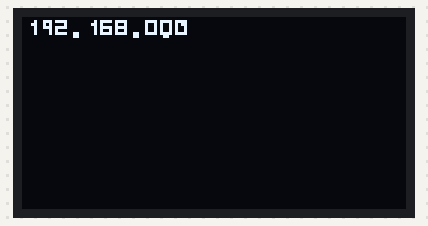
A sketch run on a simulated Arduino Uno, built for the host (arithmetic inside an expression is 32-bit, double 64-bit). On the bench: 128×64 one-colour display. WiFi joins after 1.5 s; servers stay silent unless stated; the display library's start-up logo is not drawn; what the sketch prints to the serial monitor is not drawn.

Above: at 5.92 s.

The sketch:

ArduinoDisplayWebServer.ino
```cpp
/*
   Alumno: Salcedo Morales Jose Manuel (13211419)
   Web Server para arduino.
*/

/*
  Web Server

  A simple web server that shows the value of the analog input pins.
  using an Arduino Wiznet Ethernet shield.

  Circuit:
   Ethernet shield attached to pins 10, 11, 12, 13
   Analog inputs attached to pins A0 through A5 (optional)

  created 18 Dec 2009
  by David A. Mellis
  modified 9 Apr 2012
  by Tom Igoe
  modified 02 Sept 2015
  by Arturo Guadalupi

*/

// CONFIGURACION DISPLAY.
/*
   PINES:
   VCC a 5V
   GND a GND
   SCL a A5
   SDA a A4
*/

#include <SPI.h>
#include <Wire.h>
#include <Adafruit_GFX.h>
#include <Adafruit_SSD1306.h>

#define OLED_RESET 4
Adafruit_SSD1306 display(OLED_RESET);

#define NUMFLAKES 10
#define XPOS 0
#define YPOS 1
#define DELTAY 2

#define LOGO16_GLCD_HEIGHT 16
#define LOGO16_GLCD_WIDTH  16
static const unsigned char PROGMEM logo16_glcd_bmp[] =
{ B00000000, B11000000,
  B00000001, B11000000,
  B00000001, B11000000,
  B00000011, B11100000,
  B11110011, B11100000,
  B11111110, B11111000,
  B01111110, B11111111,
  B00110011, B10011111,
  B00011111, B11111100,
  B00001101, B01110000,
  B00011011, B10100000,
  B00111111, B11100000,
  B00111111, B11110000,
  B01111100, B11110000,
  B01110000, B01110000,
  B00000000, B00110000
};

#define SSD1306_LCDHEIGHT 64
#if (SSD1306_LCDHEIGHT != 64)
#error("Height incorrect, please fix Adafruit_SSD1306.h!");
#endif


// CONFIGURACION ETHERNET.
#include <SPI.h>
#include <Ethernet.h>

// Enter a MAC address for your controller below.
// Newer Ethernet shields have a MAC address printed on a sticker on the shield
byte mac[] = {
  0x00, 0xAA, 0xBB, 0xCC, 0xDE, 0x02
};

// Initialize the Ethernet client library
// with the IP address and port of the server
// that you want to connect to (port 80 is default for HTTP):
EthernetClient client;

// Initialize the Ethernet server library
// with the IP address and port you want to use
// (port 80 is default for HTTP):
EthernetServer server(80);

// CONSTANTES.
const String USUARIO = "Salcedo Morales Jose Manuel (13211419)";
const byte COLUMNAS_PARA_DIGITO = 4;
const byte FILAS_PARA_DIGITO = 5;

void setup() {
  // Open serial communications and wait for port to open:
  Serial.begin(9600);

  // CONFIGURACION DISPLAY.
  // Por defecto generar 3.3 Volts.
  display.begin(SSD1306_SWITCHCAPVCC, 0x3C);  // initialize with the I2C addr 0x3D (for the 128x64)

  // Desplegar la imagen de adafruit.
  display.display();
  delay(2000);

  // Limpiar el buffer del display.
  display.clearDisplay();

  // Mostrar el buffer en el hardware.
  display.display();
  delay(2000);
  //display.clearDisplay();

  // CONFIGURACION IP.
  // Indicar necesidad de espera de puerto serial.
  Serial.println("Por favor, espere la conexion serial...");
  while (!Serial) {
    ; // wait for serial port to connect. Needed for native USB port only
  }

  // start the Ethernet connection:
  if (Ethernet.begin(mac) == 0) {
    Serial.println("Fallo al configurar Ethernet con DHCP");
    // no point in carrying on, so do nothing forevermore:
    for (;;)
      ;
  }
  // print your local IP address:
  printIPAddress();

  // start the Ethernet connection and the server:
  server.begin();

  // Descomentar si hay una tarjeta SD conectada.
  //pinMode(4, OUTPUT);
  //digitalWrite(4, HIGH);
}


void loop() {
  // listen for incoming clients
  EthernetClient client = server.available();
  if (client) {
    Serial.println("Nuevo cliente.");
    // an http request ends with a blank line
    boolean currentLineIsBlank = true;
    while (client.connected()) {
      if (client.available()) {
        char c = client.read();
        Serial.write(c);
        // if you've gotten to the end of the line (received a newline
        // character) and the line is blank, the http request has ended,
        // so you can send a reply
        if (c == '\n' && currentLineIsBlank) {
          // send a standard http response header
          client.println("HTTP/1.1 200 OK");
          client.println("Content-Type: text/html");
          client.println("Connection: close");  // the connection will be closed after completion of the response
          client.println("Refresh: 5");  // refresh the page automatically every 5 sec
          client.println();
          client.println("<!DOCTYPE HTML>");
          client.println("<html>");

          // Desplegar el nombre de quien programo el servidor.
          client.print("<p>Creador del web server: " + USUARIO + "</p>");

          // output the value of each analog input pin
          for (int analogChannel = 0; analogChannel < 6; analogChannel++) {
            int sensorReading = analogRead(analogChannel);
            client.print("Ingreso analogo ");
            client.print(analogChannel);
            client.print(" es ");
            client.print(sensorReading);
            client.println("<br />");
          }
          client.println("</html>");
          break;
        }
        if (c == '\n') {
          // you're starting a new line
          currentLineIsBlank = true;
        } else if (c != '\r') {
          // you've gotten a character on the current line
          currentLineIsBlank = false;
        }
      }
    }
    // give the web browser time to receive the data
    delay(1);
    // close the connection:
    client.stop();
    Serial.println("Cliente desconectado.");
  }
}

void printIPAddress()
{
  // Definir cuantos numeros pueden haber en una ip.
  const byte CANTIDAD_NUMEROS_IP = 4;

  // Definir cuantos pixeles avanzar con respecto a las columnas dadas para un digito.
  const byte incrementoX = COLUMNAS_PARA_DIGITO + 1;

  // Guardar por cada byte la cantidad de pixeles a avanzar de acuerdo a la cantidad de digitos en
  // el byte de la ip.
  byte coordenadaX = 1;
  // Definir en que coordenada "Y" escribir la ip.
  const byte coordenadaY = 1;

  // Limpiar el contenido actual del display.
  display.clearDisplay();

  Serial.print("Mi direccion IP es: ");
  for (byte byteIp = 0; byteIp < CANTIDAD_NUMEROS_IP; byteIp++) {
    // Obtener el numero actual.
    const byte numeroIp = Ethernet.localIP()[byteIp];
    const String numeroIpTexto = String(numeroIp);

    // Desplegar en serial el valor de cada byte de la direccion IP.
    Serial.print(numeroIp, DEC);
    Serial.print(".");

    // Desplegar en display el numero actual.
    DesplegarNumeroIpEnDisplay(numeroIp, coordenadaX, coordenadaY, incrementoX);

    // Cambiar la coordenada "X" de acuerdo a la cantidad de digitos desplegados en el display.
    const byte digitosIp = numeroIpTexto.length();
    coordenadaX += incrementoX * digitosIp;
    DesplegarPunto(coordenadaX, coordenadaY);
    coordenadaX += incrementoX;
  }

  Serial.println();
  delay(2000);
}

DesplegarIpEnDisplay(const String direccionIp, const byte coordenadaX, const byte coordenadaY)
{
}

void DesplegarNumeroIpEnDisplay(const byte numeroIp, const byte coordenadaX, const byte coordenadaY,
                                const byte incrementoX)
{
  // Definir numero al cual siempre reducir de tamano para obtener un digito al cual desplegar.
  byte numeroActual = numeroIp;

  // Definir la posicion de pixeles para coordenadas X.
  byte agregarColumnas = 0;

  // Desplegar en pantalla cada digito del numero dado.
  for (byte divisor = 100; divisor > 0; divisor /= 10) {
    // Definir digito a desplegar.
    const byte digitoDesplegar = numeroActual / divisor;
    DesplegarDigito(digitoDesplegar, coordenadaX + agregarColumnas, coordenadaY);

    // Cambiar el numero actual quitando el digito mas significativo.
    numeroActual %= divisor;
    // Preparar la coordenada X en donde desplegar el siguiente digito.
    agregarColumnas += incrementoX;
  }
}

// Desplegar un numero deseado.
void DesplegarDigito(const byte digito, const byte coordenadaX, const byte coordenadaY)
{
  // Definir cantidad de filas y columnas permitidas para un digito.
  const byte numeroFilas = FILAS_PARA_DIGITO;
  const byte numeroColumnas = COLUMNAS_PARA_DIGITO;

  // Continuar si el numero es de un solo digito.
  if (digito >= 0 && digito <= 9) {

    // De acuerdo al digito recibido, definir si dibujar o un un pixel en cada fila con columna.
    switch (digito) {
      case 0: {
          const byte coordenadas[numeroFilas][numeroColumnas] = {
            {1, 1, 1, 1},
            {1, 0, 0, 1},
            {1, 0, 0, 1},
            {1, 0, 0, 1},
            {1, 1, 1, 1}
          };

          DesplegarDigitoEnDisplay(coordenadas, coordenadaX, coordenadaY);
        }
        break;

      case 1: {
          const byte coordenadas[numeroFilas][numeroColumnas] = {
            {0, 0, 0, 1},
            {0, 0, 1, 1},
            {0, 0, 0, 1},
            {0, 0, 0, 1},
            {0, 0, 0, 1}
          };

          DesplegarDigitoEnDisplay(coordenadas, coordenadaX, coordenadaY);
        }
        break;

      case 2: {
          const byte coordenadas[numeroFilas][numeroColumnas] = {
            {1, 1, 1, 1},
            {0, 0, 0, 1},
            {1, 1, 1, 1},
            {1, 0, 0, 0},
            {1, 1, 1, 1}
          };

          DesplegarDigitoEnDisplay(coordenadas, coordenadaX, coordenadaY);
        }
        break;

      case 3: {
          const byte coordenadas[numeroFilas][numeroColumnas] = {
            {1, 1, 1, 1},
            {0, 0, 0, 1},
            {1, 1, 1, 1},
            {0, 0, 0, 1},
            {1, 1, 1, 1}
          };

          DesplegarDigitoEnDisplay(coordenadas, coordenadaX, coordenadaY);
        }
        break;

      case 4: {
          const byte coordenadas[numeroFilas][numeroColumnas] = {
            {1, 0, 0, 1},
            {1, 0, 0, 1},
            {1, 1, 1, 1},
            {0, 0, 0, 1},
            {0, 0, 0, 1}
          };

          DesplegarDigitoEnDisplay(coordenadas, coordenadaX, coordenadaY);
        }
        break;

      case 5: {
          const byte coordenadas[numeroFilas][numeroColumnas] = {
            {1, 1, 1, 1},
            {1, 0, 0, 0},
            {1, 1, 1, 1},
            {0, 0, 0, 1},
            {1, 1, 1, 1}
          };

          DesplegarDigitoEnDisplay(coordenadas, coordenadaX, coordenadaY);
        }
        break;

      case 6: {
          const byte coordenadas[numeroFilas][numeroColumnas] = {
            {1, 1, 1, 1},
            {1, 0, 0, 0},
            {1, 1, 1, 1},
            {1, 0, 0, 1},
            {1, 1, 1, 1}
          };

          DesplegarDigitoEnDisplay(coordenadas, coordenadaX, coordenadaY);
        }
        break;

      case 7: {
          const byte coordenadas[numeroFilas][numeroColumnas] = {
            {1, 1, 1, 1},
            {0, 0, 0, 1},
            {0, 0, 1, 0},
            {0, 1, 0, 0},
            {1, 0, 0, 0}
          };

          DesplegarDigitoEnDisplay(coordenadas, coordenadaX, coordenadaY);
        }
        break;

      case 8: {
          const byte coordenadas[numeroFilas][numeroColumnas] = {
            {1, 1, 1, 1},
            {1, 0, 0, 1},
            {1, 1, 1, 1},
            {1, 0, 0, 1},
            {1, 1, 1, 1}
          };

          DesplegarDigitoEnDisplay(coordenadas, coordenadaX, coordenadaY);
        }
        break;

      case 9: {
          const byte coordenadas[numeroFilas][numeroColumnas] = {
            {0, 1, 1, 1},
            {0, 1, 0, 1},
            {0, 1, 1, 1},
            {0, 0, 0, 1},
            {0, 0, 0, 1}
          };

          DesplegarDigitoEnDisplay(coordenadas, coordenadaX, coordenadaY);
        }
        break;
    }
  }
}

// Desplegar un punto en el display de acuerdo a la posicion de la esquina superior izquierda.
void DesplegarPunto(const byte coordenadaX, const byte coordenadaY)
{
  display.drawPixel(coordenadaX + 1, coordenadaY + 4, WHITE);
  display.drawPixel(coordenadaX + 2, coordenadaY + 4, WHITE);
  display.drawPixel(coordenadaX + 1, coordenadaY + 5, WHITE);
  display.drawPixel(coordenadaX + 2, coordenadaY + 5, WHITE);

  // Desplegar punto en display.
  display.display();
}

// Desplegar numero en el display de acuerdo a la posicion de la esquina superior izquierda.
void DesplegarDigitoEnDisplay(const byte coordenadas[FILAS_PARA_DIGITO][COLUMNAS_PARA_DIGITO],
                              const byte coordenadaX, const byte coordenadaY)
{
  // Definir cantidad de filas y columnas permitidas para un digito.
  const byte numeroFilas = FILAS_PARA_DIGITO;
  const byte numeroColumnas = COLUMNAS_PARA_DIGITO;

  for (byte fila = 0; fila < numeroFilas; fila++) {
    for (byte columna = 0; columna < numeroColumnas; columna++) {
      const byte coordenadaActual = coordenadas[fila][columna];

      if (coordenadaActual != 0) {
        const byte valorX = coordenadaX + columna;
        const byte valorY = coordenadaY + fila;
        display.drawPixel(valorX, valorY, WHITE);
      }
    }
  }

  // Desplegar digito en display.
  display.display();
}
```
